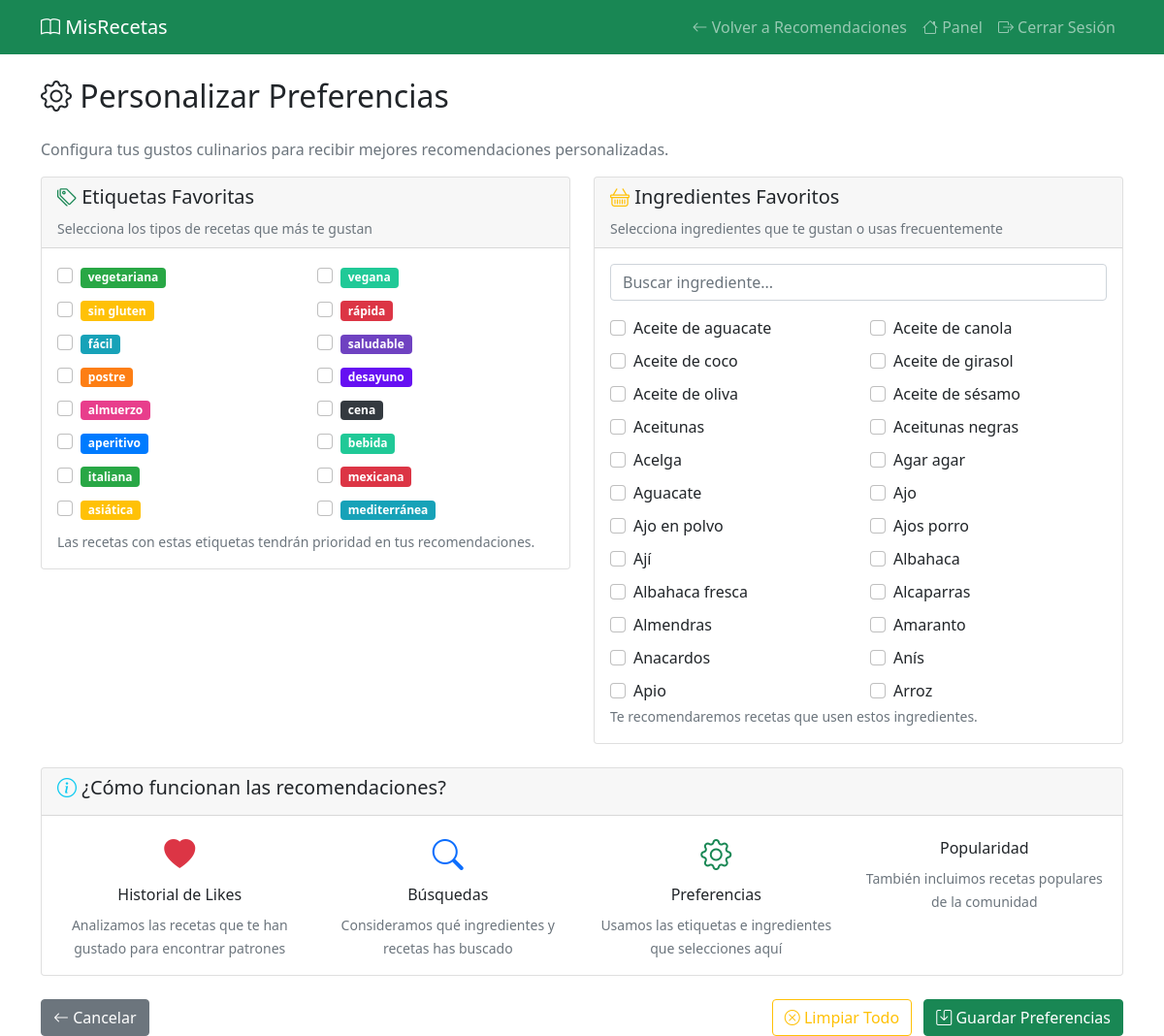
Page /preferencias/ (signed in) on the committed database.
### main/models.py (models this page shows, shortened)
class Tag(models.Model):
    name = models.CharField(max_length=50, unique=True, verbose_name="Nombre")
    color = models.CharField(max_length=7, default="#007bff", verbose_name="Color")  # Color hex para mostrar la etiqueta
    class Meta:
        verbose_name = "Etiqueta"
        verbose_name_plural = "Etiquetas"

class UserPreference(models.Model):
    user = models.OneToOneField(CustomUser, on_delete=models.CASCADE, related_name="preferences")
    favorite_tags = models.ManyToManyField(Tag, blank=True, verbose_name="Etiquetas favoritas")
    favorite_ingredients = models.ManyToManyField(Ingredient, blank=True, verbose_name="Ingredientes favoritos")
    class Meta:
        verbose_name = "Preferencia de usuario"
        verbose_name_plural = "Preferencias de usuario"

class Ingredient(models.Model):
    name = models.CharField(max_length=100, unique=True, verbose_name="Nombre")
    class Meta:
        verbose_name = "Ingrediente"
        verbose_name_plural = "Ingredientes"
        ordering = ['name']

### main/views.py (the view, shortened to what this page needs)
# urls.py: path('preferencias/', views.update_preferences, name='update_preferences'),
@login_required
def update_preferences(request):
    if request.user.role != 'user':
        messages.error(request, 'Los administradores no tienen preferencias personales. Esta función es exclusiva para usuarios.')
        return redirect('admin_panel')
    preferences, created = UserPreference.objects.get_or_create(user=request.user)
    context = {
        'preferences': preferences,
        'all_tags': Tag.objects.all(),
        'all_ingredients': Ingredient.objects.all(),
    }
    return render(request, 'update_preferences.html', context)

### main/templates/update_preferences.html (shortened to what this page needs)
<!DOCTYPE html>
<html lang="es">
<head>
    <link href="https://cdn.jsdelivr.net/npm/bootstrap@5.1.3/dist/css/bootstrap.min.css" rel="stylesheet">
    <link rel="stylesheet" href="https://cdn.jsdelivr.net/npm/bootstrap-icons@1.7.2/font/bootstrap-icons.css">
</head>
<body>
    <nav class="navbar navbar-expand-lg navbar-dark bg-success">
        <div class="container">
            <a class="navbar-brand" href="{% url 'recipe_list' %}">
                <i class="bi bi-book"></i> MisRecetas
            </a>
            <div class="navbar-nav ms-auto">
                <a class="nav-link" href="{% url 'recommendations' %}">
                    <i class="bi bi-arrow-left"></i> Volver a Recomendaciones
                </a>
                <a class="nav-link" href="{% url 'user_panel' %}">
                    <i class="bi bi-house"></i> Panel
                </a>
                <a class="nav-link" href="{% url 'logout' %}">
                    <i class="bi bi-box-arrow-right"></i> Cerrar Sesión
                </a>
            </div>
        </div>
    </nav>
    <div class="container mt-4">
        <div class="row">
            <div class="col-md-12">
                <h2 class="mb-4">
                    <i class="bi bi-gear"></i>
                    Personalizar Preferencias
                </h2>
                <p class="text-muted">
                    Configura tus gustos culinarios para recibir mejores recomendaciones personalizadas.
                </p>
            </div>
        </div>
        <form method="post">
            <div class="row">
                <div class="col-md-6">
                    <div class="card mb-4">
                        <div class="card-header">
                            <h5><i class="bi bi-tags text-success"></i> Etiquetas Favoritas</h5>
                            <small class="text-muted">Selecciona los tipos de recetas que más te gustan</small>
                        </div>
                        <div class="card-body">
                            <div class="row">
                                {% for tag in all_tags %}
                                <div class="col-md-6 mb-2">
                                    <div class="form-check">
                                        <input class="form-check-input" type="checkbox" name="favorite_tags"
                                               value="{{ tag.id }}" id="tag_{{ tag.id }}"
                                               {% if tag in preferences.favorite_tags.all %}checked{% endif %}>
                                        <label class="form-check-label" for="tag_{{ tag.id }}">
                                            <span class="badge" style="background-color: {{ tag.color }};">{{ tag.name }}</span>
                                        </label>
                                    </div>
                                </div>
                                {% endfor %}
                            </div>
                            <small class="form-text text-muted">
                                Las recetas con estas etiquetas tendrán prioridad en tus recomendaciones.
                            </small>
                        </div>
                    </div>
                </div>
                <div class="col-md-6">
                    <div class="card mb-4">
                        <div class="card-header">
                            <h5><i class="bi bi-basket text-warning"></i> Ingredientes Favoritos</h5>
                            <small class="text-muted">Selecciona ingredientes que te gustan o usas frecuentemente</small>
                        </div>
                        <div class="card-body">
                            <input type="text" id="ingredient-search" class="form-control mb-3"
                                   placeholder="Buscar ingrediente...">
                            <div id="ingredients-container" style="max-height: 400px; overflow-y: auto;">
                                <div class="row">
                                    {% for ingredient in all_ingredients %}
                                    <div class="col-md-6 mb-2 ingredient-item">
                                        <div class="form-check">
                                            <input class="form-check-input" type="checkbox" name="favorite_ingredients"
                                                   value="{{ ingredient.id }}" id="ingredient_{{ ingredient.id }}"
                                                   {% if ingredient in preferences.favorite_ingredients.all %}checked{% endif %}>
                                            <label class="form-check-label" for="ingredient_{{ ingredient.id }}">
                                                {{ ingredient.name }}
                                            </label>
                                        </div>
                                    </div>
                                    {% endfor %}
                                </div>
                            </div>
                            <small class="form-text text-muted">
                                Te recomendaremos recetas que usen estos ingredientes.
                            </small>
                        </div>
                    </div>
                </div>
            </div>
            <div class="row">
                <div class="col-md-12">
                    <div class="card mb-4">
                        <div class="card-header">
                            <h5><i class="bi bi-info-circle text-info"></i> ¿Cómo funcionan las recomendaciones?</h5>
                        </div>
                        <div class="card-body">
                            <div class="row">
                                <div class="col-md-3 text-center">
                                    <i class="bi bi-heart-fill text-danger fs-2"></i>
                                    <h6 class="mt-2">Historial de Likes</h6>
                                    <small class="text-muted">Analizamos las recetas que te han gustado para encontrar patrones</small>
                                </div>
                                <div class="col-md-3 text-center">
                                    <i class="bi bi-search text-primary fs-2"></i>
                                    <h6 class="mt-2">Búsquedas</h6>
                                    <small class="text-muted">Consideramos qué ingredientes y recetas has buscado</small>
                                </div>
                                <div class="col-md-3 text-center">
                                    <i class="bi bi-gear text-success fs-2"></i>
                                    <h6 class="mt-2">Preferencias</h6>
                                    <small class="text-muted">Usamos las etiquetas e ingredientes que selecciones aquí</small>
                                </div>
                                <div class="col-md-3 text-center">
                                    <h6 class="mt-2">Popularidad</h6>
                                    <small class="text-muted">También incluimos recetas populares de la comunidad</small>
                                </div>
                            </div>
                        </div>
                    </div>
                </div>
            </div>
            <div class="row">
                <div class="col-md-12">
                    <div class="d-flex justify-content-between">
                        <a href="{% url 'recommendations' %}" class="btn btn-secondary">
                            <i class="bi bi-arrow-left"></i> Cancelar
                        </a>
                        <div>
                            <button type="button" class="btn btn-outline-warning me-2" onclick="clearAllSelections()">
                                <i class="bi bi-x-circle"></i> Limpiar Todo
                            </button>
                            <button type="submit" class="btn btn-success">
                                <i class="bi bi-save"></i> Guardar Preferencias
                            </button>
                        </div>
                    </div>
                </div>
            </div>
        </form>
    </div>
</body>
</html>

### rows in the picture
Tag: name "vegetariana"
Tag: name "vegana"
Tag: name "sin gluten"
Tag: name "rápida"
Tag: name "fácil"
Tag: name "saludable"
Tag: name "postre"
Tag: name "desayuno"
Tag: name "almuerzo"
Tag: name "cena"
Tag: name "aperitivo"
Tag: name "bebida"
Tag: name "italiana"
Tag: name "mexicana"
Tag: name "asiática"
Tag: name "mediterránea"
Ingredient: name "Aceite de aguacate"
Ingredient: name "Aceite de canola"
Ingredient: name "Aceite de coco"
Ingredient: name "Aceite de girasol"
Ingredient: name "Aceite de oliva"
Ingredient: name "Aceite de sésamo"
Ingredient: name "Aceitunas"
Ingredient: name "Aceitunas negras"
Ingredient: name "Acelga"
Ingredient: name "Agar agar"
Ingredient: name "Aguacate"
Ingredient: name "Ajo"
Ingredient: name "Ajo en polvo"
Ingredient: name "Ajos porro"
Ingredient: name "Ají"
Ingredient: name "Albahaca"
Ingredient: name "Albahaca fresca"
Ingredient: name "Alcaparras"
Ingredient: name "Almendras"
Ingredient: name "Amaranto"
Ingredient: name "Anacardos"
Ingredient: name "Anís"
Ingredient: name "Apio"
Ingredient: name "Arroz"
